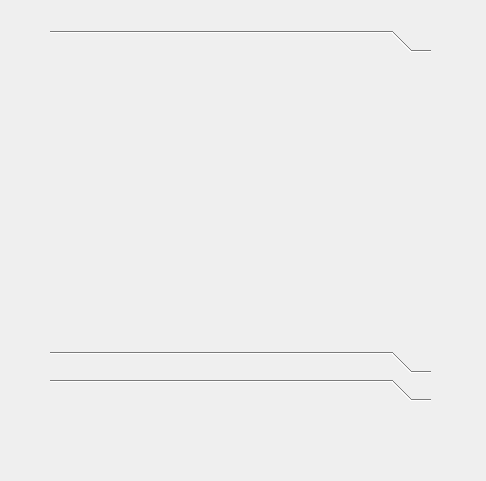
<?xml version="1.0" encoding="UTF-8"?>
<ui version="4.0">
 <class>Dialog</class>
 <widget class="QDialog" name="Dialog">
  <property name="geometry">
   <rect>
    <x>0</x>
    <y>0</y>
    <width>486</width>
    <height>481</height>
   </rect>
  </property>
  <property name="windowTitle">
   <string>Dialog</string>
  </property>
  <widget class="QToolBox" name="toolBox">
   <property name="geometry">
    <rect>
     <x>50</x>
     <y>30</y>
     <width>381</width>
     <height>371</height>
    </rect>
   </property>
   <widget class="QWidget" name="toolBoxPage1" native="true">
    <attribute name="label">
     <string/>
    </attribute>
   </widget>
   <widget class="QWidget" name="toolBoxPage2" native="true">
    <attribute name="label">
     <string/>
    </attribute>
   </widget>
   <widget class="QWidget" name="toolBoxPage3" native="true">
    <attribute name="label">
     <string/>
    </attribute>
   </widget>
  </widget>
 </widget>
 <layoutdefault spacing="6" margin="11"/>
 <resources/>
 <connections/>
</ui>
